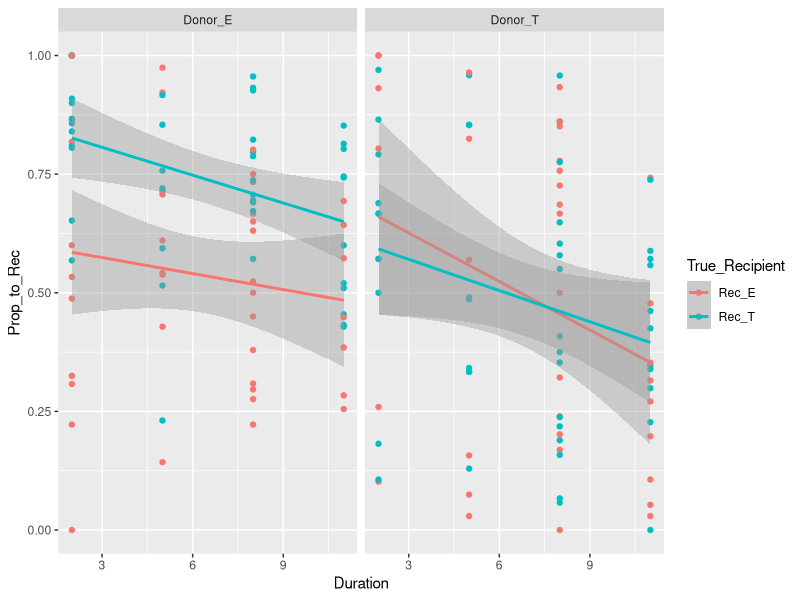
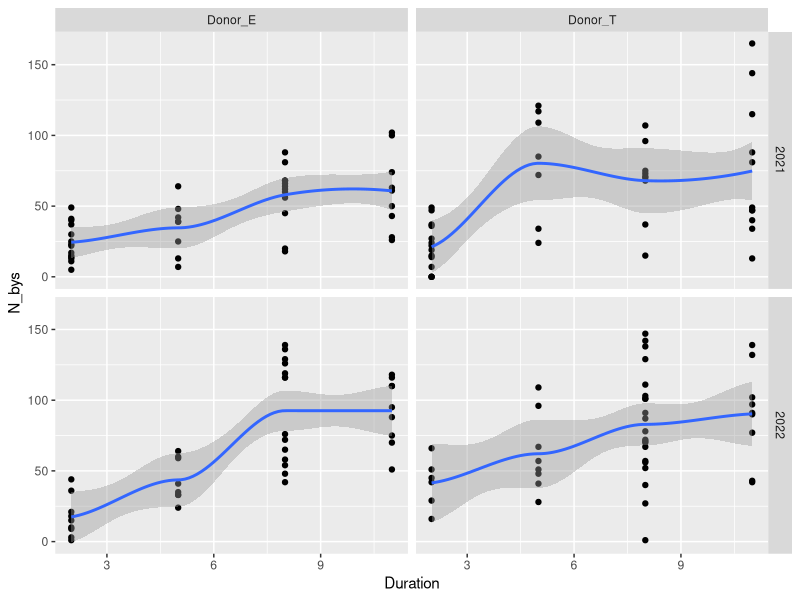
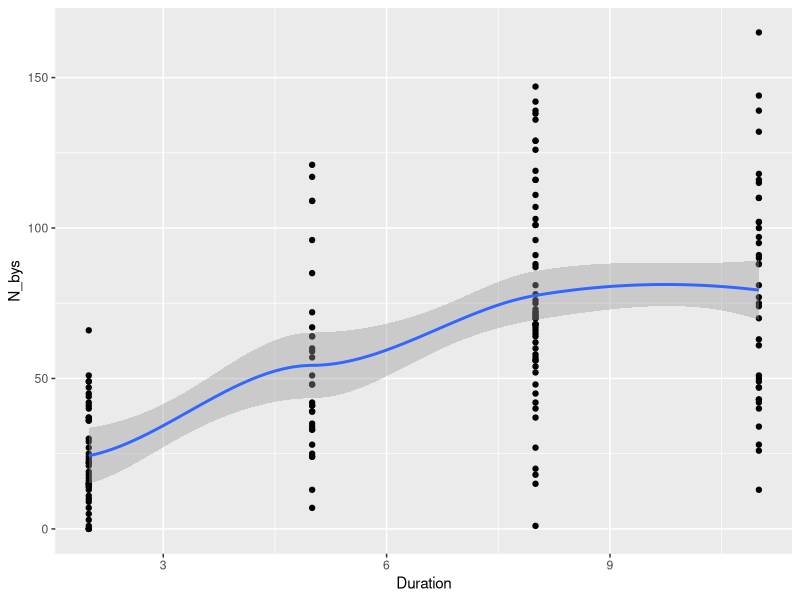
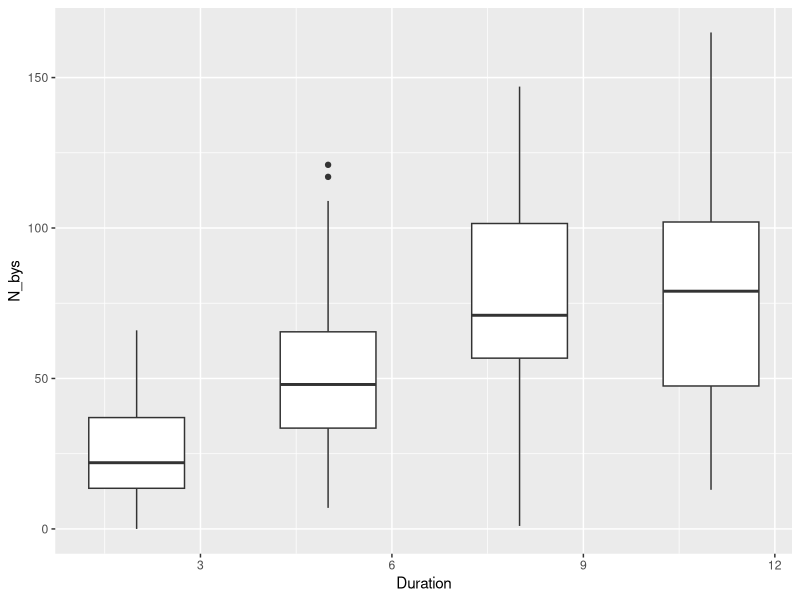
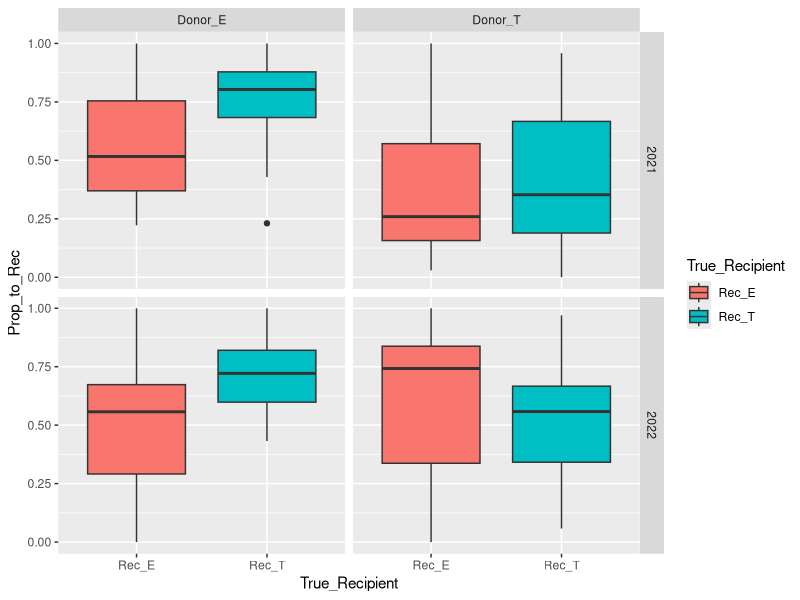
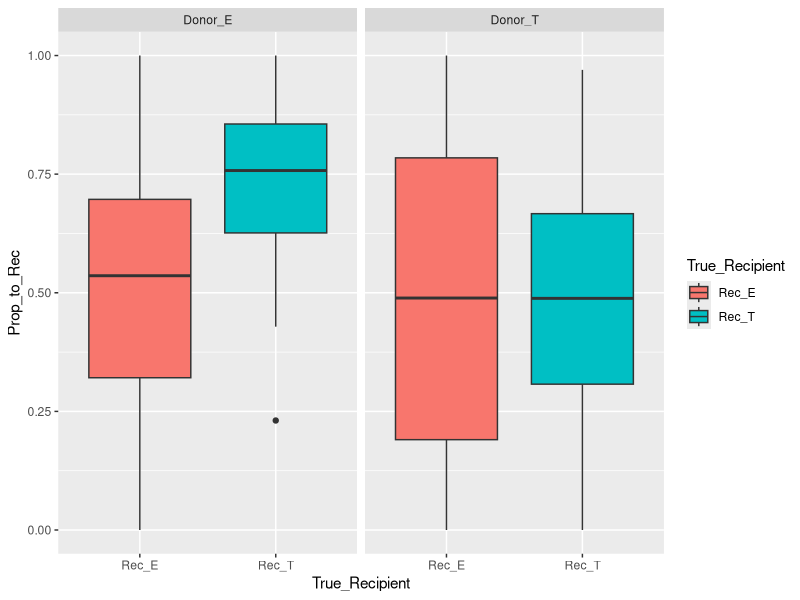
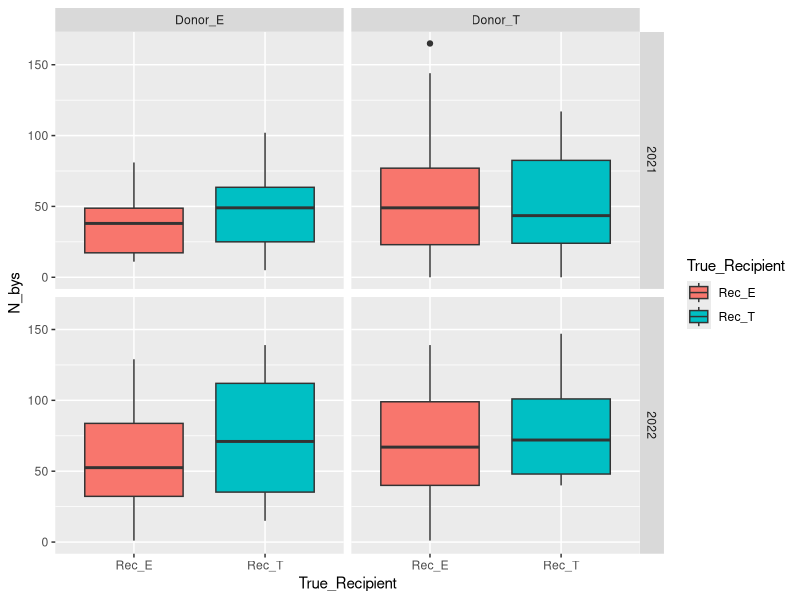

Write R code to recreate these figures, in order. (Note: this script raises an error after producing the figures.)
library(readxl)
library(dplyr)
library(ggplot2)

myt <- read_excel("Data/Touchtred_2021.xlsx", na = "NA") 

myt <- myt %>% mutate(Duration = as.numeric(Date_of_End - Date_of_Begin), Prop_to_Rec = Byss_to_Recipient/(Byss_to_Substrate + Byss_to_Recipient))

table(myt$Duration)

myt <- myt %>% mutate(N_bys = Byss_to_Recipient + Byss_to_Substrate)


myt<- myt %>% filter( (Expected_Donor == True_Donor)&(Expected_Recipient == True_Recipient))



myt$True_Donor <- factor(myt$True_Donor, labels =  c("Donor_E", "Donor_T"))
myt$True_Recipient <- factor(myt$True_Recipient, labels =  c("Rec_E", "Rec_T"))





myt %>% ggplot(., aes(x = Duration, y = Prop_to_Rec, color = True_Recipient)) + geom_point() +geom_smooth(method = "lm") + facet_wrap(~True_Donor)




myt %>% ggplot(., aes(x = Duration, y = N_bys)) + geom_point() +geom_smooth() + facet_grid(Year~True_Donor)

myt %>% ggplot(., aes(x = Duration, y = N_bys)) + geom_point() +geom_smooth() 

myt %>% ggplot(., aes(x = Duration, y = N_bys, group = Duration)) + geom_boxplot() 


myt %>% ggplot(., aes(x = True_Recipient, y = Prop_to_Rec, fill = True_Recipient)) + geom_boxplot()  + facet_grid(Year~True_Donor)

myt %>% ggplot(., aes(x = True_Recipient, y = Prop_to_Rec, fill = True_Recipient)) + geom_boxplot()  + facet_wrap(~True_Donor)



myt %>% ggplot(., aes(x = True_Recipient, y = N_bys, fill = True_Recipient)) + geom_boxplot()  + facet_grid(Year~True_Donor)





library(glmmTMB)

myt2 <- myt[complete.cases(myt), ]

myt2$Prop_to_Rec2 <- myt2$Prop_to_Rec
myt2$Prop_to_Rec2[myt2$Prop_to_Rec == 1] <- 0.9999 
myt2$Prop_to_Rec2[myt2$Prop_to_Rec == 0] <- 0.0001 
myt2$Year <- factor(myt2$Year)




Mod <- glmmTMB(Prop_to_Rec2 ~ True_Recipient*True_Donor*Duration*Year + (1|Plate), data = myt2, family = "beta_family")

summary(Mod)
  
drop1(Mod)  

Mod2 <- update(Mod, .~.-True_Recipient:True_Donor:Duration:Year)


drop1(Mod2)
Mod3 <- update(Mod2, .~.-True_Donor:Duration:Year)

drop1(Mod3)
Mod4 <- update(Mod3, .~.-True_Recipient:Duration:Year)

drop1(Mod4, test = "Chi")
Mod5 <- update(Mod4, .~.-True_Recipient:True_Donor:Year)


drop1(Mod5, test = "Chi")
Mod6 <- update(Mod5, .~.-True_Recipient:Year)

drop1(Mod6, test = "Chi")
Mod7 <- update(Mod6, .~.-Duration:Year)


drop1(Mod7, test = "Chi")
Mod8 <- update(Mod7, .~.-Duration:Year)


drop1(Mod8, test = "Chi")
Mod9 <- update(Mod8, .~.-True_Recipient:True_Donor:Duration )


drop1(Mod9, test = "Chi")
Mod10 <- update(Mod9, .~.-True_Recipient:Duration)


drop1(Mod10, test = "Chi")
Mod11 <- update(Mod10, .~.-True_Donor:Duration)


drop1(Mod11, test = "Chi")


summary(Mod11)



library(emmeans)

emm_obj <- emmeans(Mod11, specs = ~ True_Recipient*True_Donor*Year, type = "response" )


contrast(emm_obj)

pairs(emm_obj)


emm_obj2 <- emmeans(Mod11, specs = ~ True_Recipient*True_Donor, type = "response" )

contrast(emm_obj2, simple = list("True_Donor", "True_Recipient"))

pairs(emm_obj2)

contrast(emm_obj2, "poly")




Mod_summary <- as.data.frame(emm_obj)

ggplot(Mod_summary, aes(x = True_Recipient, y = response)) + geom_col(fill = "gray", color = "black") + facet_grid(Year~True_Donor) + geom_errorbar(aes(ymin = lower.CL, ymax = upper.CL), width = 0.2) + geom_hline(yintercept = 0.5, linetype = 2)






emm_obj3 <- emtrends(Mod11,  var = "Duration", type = "response", delta.var = 1,
                     at = list(Duration = c(2, 4, 6, 8, 10)))

summary(emm_obj3)
